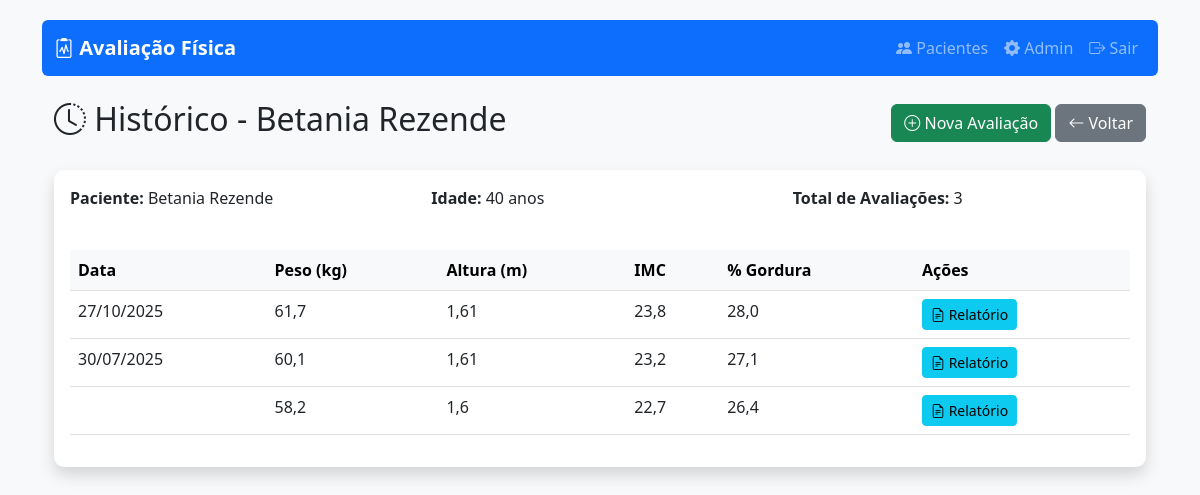
The app's page /pacientes/6/historico/ (signed in) with its own data.
### avaliacao/models.py (models this page shows, shortened)
class Paciente(models.Model):
    SEXO_CHOICES = [('M', 'Masculino'), ('F', 'Feminino')]
    nome = models.CharField(max_length=100)
    sexo = models.CharField(max_length=1, choices=SEXO_CHOICES)
    data_nascimento = models.DateField()
    telefone = models.CharField(max_length=15, blank=True)
    email = models.EmailField(blank=True)
    observacoes = models.TextField(blank=True)
    @property
    def idade(self):
        hoje = date.today()
        return hoje.year - self.data_nascimento.year - (
            (hoje.month, hoje.day) < (self.data_nascimento.month, self.data_nascimento.day)
        )

class Avaliacao(models.Model):
    PROTOCOLOS = [
        ('POLLOCK_7', 'Pollock 7 Dobras'),
        ('FALKNER_4', 'Falkner 4 Dobras'),
    ]
    protocolo = models.CharField(
        max_length=10,
        choices=PROTOCOLOS,
        default='POLLOCK_7'
    )
    paciente = models.ForeignKey(Paciente, on_delete=models.CASCADE, related_name='avaliacoes')
    data_avaliacao = models.DateField()  # Removido o 'default' (agora será obrigatório preencher)
    altura = models.FloatField(help_text="Altura em metros")
    peso = models.FloatField(help_text="Peso em kg")
    percentual_gordura = models.FloatField(verbose_name="% Gordura")
    massa_magra = models.FloatField()
    gordura_visceral = models.IntegerField()
    tmb = models.IntegerField(verbose_name="Taxa Metabólica Basal")
    idade_metabolica = models.IntegerField()
    observacoes = models.TextField(blank=True)
    torax = models.FloatField('Tórax', null=True, blank=True)
    triceps = models.FloatField('Tríceps', null=True, blank=True)
    abdominal = models.FloatField('Abdominal', null=True, blank=True)
    coxa = models.FloatField('Coxa', null=True, blank=True)
    axilar_media = models.FloatField('Axilar Média', null=True, blank=True)
    subescapular = models.FloatField('Subescapular', null=True, blank=True)
    suprailiaca = models.FloatField('Supra-ilíaca', null=True, blank=True)
    braco_direito = models.FloatField('Braço Direito (mm)', null=True, blank=True)
    braco_esquerdo = models.FloatField('Braço Esquerdo (mm)', null=True, blank=True)
    antebraco_direito = models.FloatField('Antebraço Direito (mm)', null=True, blank=True)
    antebraco_esquerdo = models.FloatField('Antebraço Esquerdo (mm)', null=True, blank=True)
    cintura = models.FloatField('Cintura (mm)', null=True, blank=True)
    quadril = models.FloatField('Quadril (mm)', null=True, blank=True)
    tronco = models.FloatField('Tronco (mm)', null=True, blank=True)
    abdomen = models.FloatField('Abdômen (mm)', null=True, blank=True)
    coxa_direita = models.FloatField('Coxa Direita (mm)', null=True, blank=True)
    coxa_esquerda = models.FloatField('Coxa Esquerda (mm)', null=True, blank=True)
    panturrilha_direita = models.FloatField('Panturrilha Direita (mm)', null=True, blank=True)
    panturrilha_esquerda = models.FloatField('Panturrilha Esquerda (mm)', null=True, blank=True)
    class Meta:
        ordering = ['-data_avaliacao']
    @property
    def imc(self):
        return self.peso / (self.altura ** 2)

### avaliacao/views.py (the view)
# urls.py: path('pacientes/<int:paciente_id>/historico/', views.historico_avaliacoes, name='historico_avaliacoes'),
@login_required
def historico_avaliacoes(request, paciente_id):
    paciente = get_object_or_404(Paciente, pk=paciente_id)
    avaliacoes = Avaliacao.objects.filter(paciente=paciente).order_by('-data_avaliacao')
    return render(request, 'avaliacao/historico.html', {
        'paciente': paciente,
        'avaliacoes': avaliacoes,
        'titulo': f'Histórico - {paciente.nome}'
    })

### avaliacao/templates/avaliacao/historico.html
{% extends 'avaliacao/base.html' %}
{% block content %}
<div class="container mt-4">
    <div class="d-flex justify-content-between align-items-center mb-4">
        <h2>
            <i class="bi bi-clock-history"></i>
            {{ titulo }}
        </h2>
        <div>
            <a href="{% url 'avaliacao:nova_avaliacao' paciente.id %}" class="btn btn-success">
                <i class="bi bi-plus-circle"></i> Nova Avaliação
            </a>
            <a href="{% url 'avaliacao:lista_pacientes' %}" class="btn btn-secondary">
                <i class="bi bi-arrow-left"></i> Voltar
            </a>
        </div>
    </div>
    <div class="card shadow">
        <div class="card-body">
            <div class="row mb-4">
                <div class="col-md-4">
                    <p><strong>Paciente:</strong> {{ paciente.nome }}</p>
                </div>
                <div class="col-md-4">
                    <p><strong>Idade:</strong> {{ paciente.idade }} anos</p>
                </div>
                <div class="col-md-4">
                    <p><strong>Total de Avaliações:</strong> {{ avaliacoes.count }}</p>
                </div>
            </div>
            {% if avaliacoes %}
            <div class="table-responsive">
                <table class="table table-hover">
                    <thead class="table-light">
                        <tr>
                            <th>Data</th>
                            <th>Peso (kg)</th>
                            <th>Altura (m)</th>
                            <th>IMC</th>
                            <th>% Gordura</th>
                            <th>Ações</th>
                        </tr>
                    </thead>
                    <tbody>
                        {% for avaliacao in avaliacoes %}
                        <tr>
                            <td>{{ avaliacao.data_avaliacao|date:"d/m/Y" }}</td>
                            <td>{{ avaliacao.peso }}</td>
                            <td>{{ avaliacao.altura }}</td>
                            <td>{{ avaliacao.imc|floatformat:1 }}</td>
                            <td>{{ avaliacao.percentual_gordura }}</td>
                            <td>
                                <a href="{% url 'avaliacao:relatorio_completo' avaliacao.id %}"
                                   class="btn btn-sm btn-info"
                                   title="Ver Relatório">
                                    <i class="bi bi-file-earmark-text"></i> Relatório
                                </a>
                            </td>
                        </tr>
                        {% empty %}
                        <tr>
                            <td colspan="6" class="text-center">Nenhuma avaliação encontrada.</td>
                        </tr>
                        {% endfor %}
                    </tbody>
                </table>
            </div>
            {% else %}
            <div class="alert alert-info">
                Nenhuma avaliação registrada para este paciente.
            </div>
            {% endif %}
        </div>
    </div>
</div>
{% endblock %}

### avaliacao/templates/avaliacao/base.html (style rules this page uses)
body { background-color: #f8f9fa; padding-top: 20px; }
.card { border-radius: 10px; box-shadow: 0 4px 6px rgba(0, 0, 0, 0.1); margin-bottom: 20px; border: none; }

### records on screen
Paciente: nome "Betania Rezende", idade "40"
Avaliacao: data_avaliacao "27/10/2025", peso "61,7", altura "1,61", imc "23,8", percentual_gordura "28,0"
Avaliacao: data_avaliacao "30/07/2025", peso "60,1", altura "1,61", imc "23,2", percentual_gordura "27,1"
Avaliacao: peso "58,2", altura "1,6", imc "22,7", percentual_gordura "26,4"

### other values on screen
{{ titulo }} "Histórico - Betania Rezende"
{{ avaliacoes.count }} "3"
